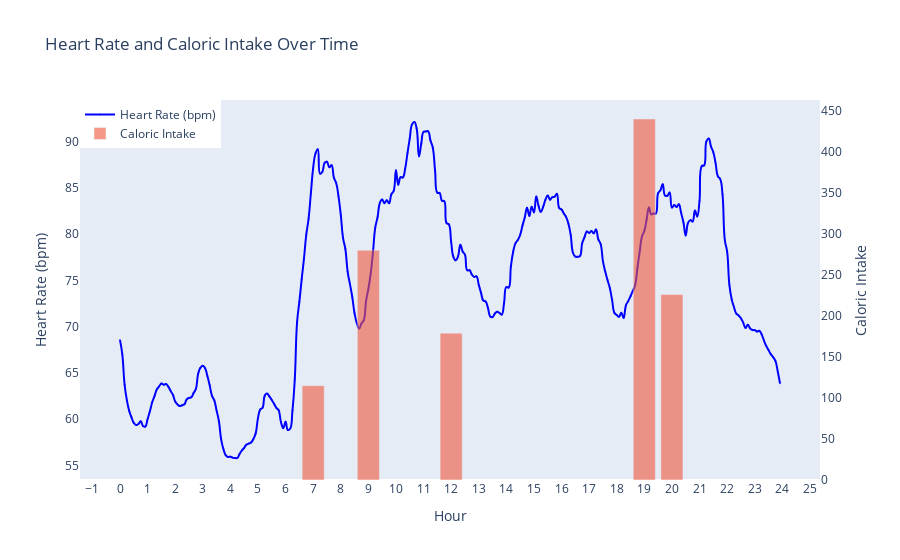

Write notebook code for a chart like this one.
### Code cell
dates = heart_rate['date'].unique()
dayonehr["time"] = dayonehr["hour"] + dayonehr["minute"] / 60
dayonehr["time_rounded"] = (dayonehr["minute"] // 5) * 5  # Round minutes to nearest 5
dayonehr_grouped = dayonehr.groupby(["hour", "time_rounded"])["hr"].mean().reset_index()
dayonehr_grouped["time"] = dayonehr_grouped["hour"] + dayonehr_grouped["time_rounded"] / 60

# 2. Apply Rolling Average to smooth heart rate fluctuations
dayonehr_grouped["hr_smoothed"] = dayonehr_grouped["hr"].rolling(window=10, min_periods=1).mean()

# 3. Aggregate calorie intake per hour
# dayonefood_grouped = dayonefood.groupby("hour")["calorie"].sum().reset_index()

# Create the figure
fig = go.Figure()

# 4. Add heart rate as a smooth spline line plot (fixed smoothing to 1.3)
fig.add_trace(go.Scatter(
    x=dayonehr_grouped["time"], 
    y=dayonehr_grouped["hr_smoothed"], 
    mode='lines+markers',
    name='Heart Rate (bpm)',
    line=dict(color='blue', shape='spline', smoothing=1.3),  # Set to max allowed value
    marker=dict(size=2, opacity=0.6)  # Smaller, less prominent markers
))

# 5. Add calorie intake as a bar chart per hour
fig.add_trace(go.Bar(
    x=dayonefood["time"], 
    y=dayonefood["calorie"], 
    name='Caloric Intake',
    yaxis='y2',
    opacity=0.6
))

# Update layout to use dual y-axes and ensure x-axis is in whole hours
fig.update_layout(
    title="Heart Rate and Caloric Intake Over Time",
    xaxis=dict(title="Hour", tickmode="linear", dtick=1),  # Ensure x-axis is in whole hours
    yaxis=dict(title="Heart Rate (bpm)", side="left", showgrid=False),
    yaxis2=dict(title="Caloric Intake", overlaying="y", side="right", showgrid=False),
    legend=dict(x=0, y=1),
    barmode="overlay"
)

# Show interactive plot
fig.show()

### Figure 1 — Plotly figure (JSON) as saved in the notebook; plotly's stock layout.template omitted (floating-point values rounded to 4 significant figures; data arrays with more than 128 entries replaced by an {"elided": "..."} marker saying what was removed)
{"data": [{"line": {"color": "blue", "shape": "spline", "smoothing": 1.3}, "marker": {"opacity": 0.6, "size": 2}, "mode": "lines+markers", "name": "Heart Rate (bpm)", "type": "scatter", "x": {"elided": "288 float values"}, "y": {"elided": "288 float values"}}, {"name": "Caloric Intake", "opacity": 0.6, "type": "bar", "x": [7, 9, 12, 19, 20], "y": [115, 280, 179, 440, 226], "yaxis": "y2"}], "layout": {"barmode": "overlay", "legend": {"x": 0, "y": 1}, "title": {"text": "Heart Rate and Caloric Intake Over Time"}, "xaxis": {"dtick": 1, "tickmode": "linear", "title": {"text": "Hour"}}, "yaxis": {"showgrid": false, "side": "left", "title": {"text": "Heart Rate (bpm)"}}, "yaxis2": {"overlaying": "y", "showgrid": false, "side": "right", "title": {"text": "Caloric Intake"}}}}
